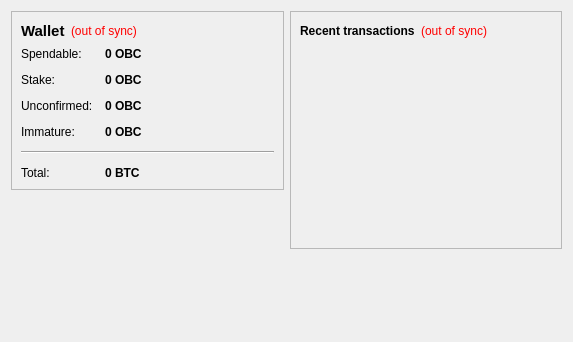
<?xml version="1.0" encoding="UTF-8"?>
<ui version="4.0">
 <class>OverviewPage</class>
 <widget class="QWidget" name="OverviewPage">
  <property name="geometry">
   <rect>
    <x>0</x>
    <y>0</y>
    <width>573</width>
    <height>342</height>
   </rect>
  </property>
  <property name="windowTitle">
   <string>Form</string>
  </property>
  <layout class="QHBoxLayout" name="horizontalLayout" stretch="1,1">
   <item>
    <layout class="QVBoxLayout" name="verticalLayout_2">
     <item>
      <widget class="QFrame" name="frame">
       <property name="frameShape">
        <enum>QFrame::StyledPanel</enum>
       </property>
       <property name="frameShadow">
        <enum>QFrame::Raised</enum>
       </property>
       <layout class="QVBoxLayout" name="verticalLayout_4">
        <item>
         <layout class="QHBoxLayout" name="horizontalLayout_4">
          <item>
           <widget class="QLabel" name="label_5">
            <property name="font">
             <font>
              <pointsize>11</pointsize>
              <weight>75</weight>
              <bold>true</bold>
             </font>
            </property>
            <property name="text">
             <string>Wallet</string>
            </property>
           </widget>
          </item>
          <item>
           <widget class="QLabel" name="labelWalletStatus">
            <property name="toolTip">
             <string>The displayed information may be out of date. Your wallet automatically synchronizes with the ObamaCare network after a connection is established, but this process has not completed yet.</string>
            </property>
            <property name="styleSheet">
             <string notr="true">QLabel { color: red; }</string>
            </property>
            <property name="text">
             <string notr="true">(out of sync)</string>
            </property>
            <property name="alignment">
             <set>Qt::AlignLeading|Qt::AlignLeft|Qt::AlignVCenter</set>
            </property>
           </widget>
          </item>
          <item>
           <spacer name="horizontalSpacer_2">
            <property name="orientation">
             <enum>Qt::Horizontal</enum>
            </property>
            <property name="sizeHint" stdset="0">
             <size>
              <width>40</width>
              <height>20</height>
             </size>
            </property>
           </spacer>
          </item>
         </layout>
        </item>
        <item>
         <layout class="QFormLayout" name="formLayout_2">
          <property name="fieldGrowthPolicy">
           <enum>QFormLayout::AllNonFixedFieldsGrow</enum>
          </property>
          <property name="horizontalSpacing">
           <number>12</number>
          </property>
          <property name="verticalSpacing">
           <number>12</number>
          </property>
          <item row="0" column="0">
           <widget class="QLabel" name="label">
            <property name="text">
             <string>Spendable:</string>
            </property>
           </widget>
          </item>
          <item row="0" column="1">
           <widget class="QLabel" name="labelBalance">
            <property name="font">
             <font>
              <weight>75</weight>
              <bold>true</bold>
             </font>
            </property>
            <property name="cursor">
             <cursorShape>IBeamCursor</cursorShape>
            </property>
            <property name="toolTip">
             <string>Your current spendable balance</string>
            </property>
            <property name="text">
             <string notr="true">0 OBC</string>
            </property>
            <property name="textInteractionFlags">
             <set>Qt::LinksAccessibleByMouse|Qt::TextSelectableByKeyboard|Qt::TextSelectableByMouse</set>
            </property>
           </widget>
          </item>
          <item row="1" column="0">
           <widget class="QLabel" name="label_6">
            <property name="text">
             <string>Stake:</string>
            </property>
           </widget>
          </item>
          <item row="1" column="1">
           <widget class="QLabel" name="labelStake">
            <property name="font">
             <font>
              <weight>75</weight>
              <bold>true</bold>
             </font>
            </property>
            <property name="cursor">
             <cursorShape>IBeamCursor</cursorShape>
            </property>
            <property name="toolTip">
             <string>Total of coins that was staked, and do not yet count toward the current balance</string>
            </property>
            <property name="text">
             <string notr="true">0 OBC</string>
            </property>
            <property name="textInteractionFlags">
             <set>Qt::LinksAccessibleByMouse|Qt::TextSelectableByKeyboard|Qt::TextSelectableByMouse</set>
            </property>
           </widget>
          </item>
          <item row="2" column="0">
           <widget class="QLabel" name="label_3">
            <property name="text">
             <string>Unconfirmed:</string>
            </property>
           </widget>
          </item>
          <item row="2" column="1">
           <widget class="QLabel" name="labelUnconfirmed">
            <property name="font">
             <font>
              <weight>75</weight>
              <bold>true</bold>
             </font>
            </property>
            <property name="cursor">
             <cursorShape>IBeamCursor</cursorShape>
            </property>
            <property name="toolTip">
             <string>Total of transactions that have yet to be confirmed, and do not yet count toward the current balance</string>
            </property>
            <property name="text">
             <string notr="true">0 OBC</string>
            </property>
            <property name="textInteractionFlags">
             <set>Qt::LinksAccessibleByMouse|Qt::TextSelectableByKeyboard|Qt::TextSelectableByMouse</set>
            </property>
           </widget>
          </item>
          <item row="3" column="0">
           <widget class="QLabel" name="labelImmatureText">
            <property name="text">
             <string>Immature:</string>
            </property>
           </widget>
          </item>
          <item row="3" column="1">
           <widget class="QLabel" name="labelImmature">
            <property name="font">
             <font>
              <weight>75</weight>
              <bold>true</bold>
             </font>
            </property>
            <property name="toolTip">
             <string>Mined balance that has not yet matured</string>
            </property>
            <property name="text">
             <string notr="true">0 OBC</string>
            </property>
            <property name="textInteractionFlags">
             <set>Qt::LinksAccessibleByMouse|Qt::TextSelectableByKeyboard|Qt::TextSelectableByMouse</set>
            </property>
           </widget>
          </item>
          <item row="4" column="0" colspan="2">
           <widget class="Line" name="line">
            <property name="orientation">
             <enum>Qt::Horizontal</enum>
            </property>
           </widget>
          </item>
          <item row="5" column="0">
           <widget class="QLabel" name="labelTotalText">
            <property name="text">
             <string>Total:</string>
            </property>
           </widget>
          </item>
          <item row="5" column="1">
           <widget class="QLabel" name="labelTotal">
            <property name="font">
             <font>
              <weight>75</weight>
              <bold>true</bold>
             </font>
            </property>
            <property name="cursor">
             <cursorShape>IBeamCursor</cursorShape>
            </property>
            <property name="toolTip">
             <string>Your current total balance</string>
            </property>
            <property name="text">
             <string notr="true">0 BTC</string>
            </property>
            <property name="textInteractionFlags">
             <set>Qt::LinksAccessibleByMouse|Qt::TextSelectableByKeyboard|Qt::TextSelectableByMouse</set>
            </property>
           </widget>
          </item>
         </layout>
        </item>
       </layout>
      </widget>
     </item>
     <item>
      <spacer name="verticalSpacer">
       <property name="orientation">
        <enum>Qt::Vertical</enum>
       </property>
       <property name="sizeHint" stdset="0">
        <size>
         <width>20</width>
         <height>40</height>
        </size>
       </property>
      </spacer>
     </item>
    </layout>
   </item>
   <item>
    <layout class="QVBoxLayout" name="verticalLayout_3">
     <item>
      <widget class="QFrame" name="frame_2">
       <property name="frameShape">
        <enum>QFrame::StyledPanel</enum>
       </property>
       <property name="frameShadow">
        <enum>QFrame::Raised</enum>
       </property>
       <layout class="QVBoxLayout" name="verticalLayout">
        <item>
         <layout class="QHBoxLayout" name="horizontalLayout_2">
          <item>
           <widget class="QLabel" name="label_4">
            <property name="text">
             <string>&lt;b&gt;Recent transactions&lt;/b&gt;</string>
            </property>
           </widget>
          </item>
          <item>
           <widget class="QLabel" name="labelTransactionsStatus">
            <property name="toolTip">
             <string>The displayed information may be out of date. Your wallet automatically synchronizes with the ObamaCare network after a connection is established, but this process has not completed yet.</string>
            </property>
            <property name="styleSheet">
             <string notr="true">QLabel { color: red; }</string>
            </property>
            <property name="text">
             <string notr="true">(out of sync)</string>
            </property>
            <property name="alignment">
             <set>Qt::AlignRight|Qt::AlignTrailing|Qt::AlignVCenter</set>
            </property>
           </widget>
          </item>
          <item>
           <spacer name="horizontalSpacer">
            <property name="orientation">
             <enum>Qt::Horizontal</enum>
            </property>
            <property name="sizeHint" stdset="0">
             <size>
              <width>40</width>
              <height>20</height>
             </size>
            </property>
           </spacer>
          </item>
         </layout>
        </item>
        <item>
         <widget class="QListView" name="listTransactions">
          <property name="styleSheet">
           <string notr="true">QListView { background: transparent; }</string>
          </property>
          <property name="frameShape">
           <enum>QFrame::NoFrame</enum>
          </property>
          <property name="verticalScrollBarPolicy">
           <enum>Qt::ScrollBarAlwaysOff</enum>
          </property>
          <property name="horizontalScrollBarPolicy">
           <enum>Qt::ScrollBarAlwaysOff</enum>
          </property>
          <property name="selectionMode">
           <enum>QAbstractItemView::NoSelection</enum>
          </property>
         </widget>
        </item>
       </layout>
      </widget>
     </item>
     <item>
      <spacer name="verticalSpacer_2">
       <property name="orientation">
        <enum>Qt::Vertical</enum>
       </property>
       <property name="sizeHint" stdset="0">
        <size>
         <width>20</width>
         <height>40</height>
        </size>
       </property>
      </spacer>
     </item>
    </layout>
   </item>
  </layout>
 </widget>
 <resources/>
 <connections/>
</ui>
